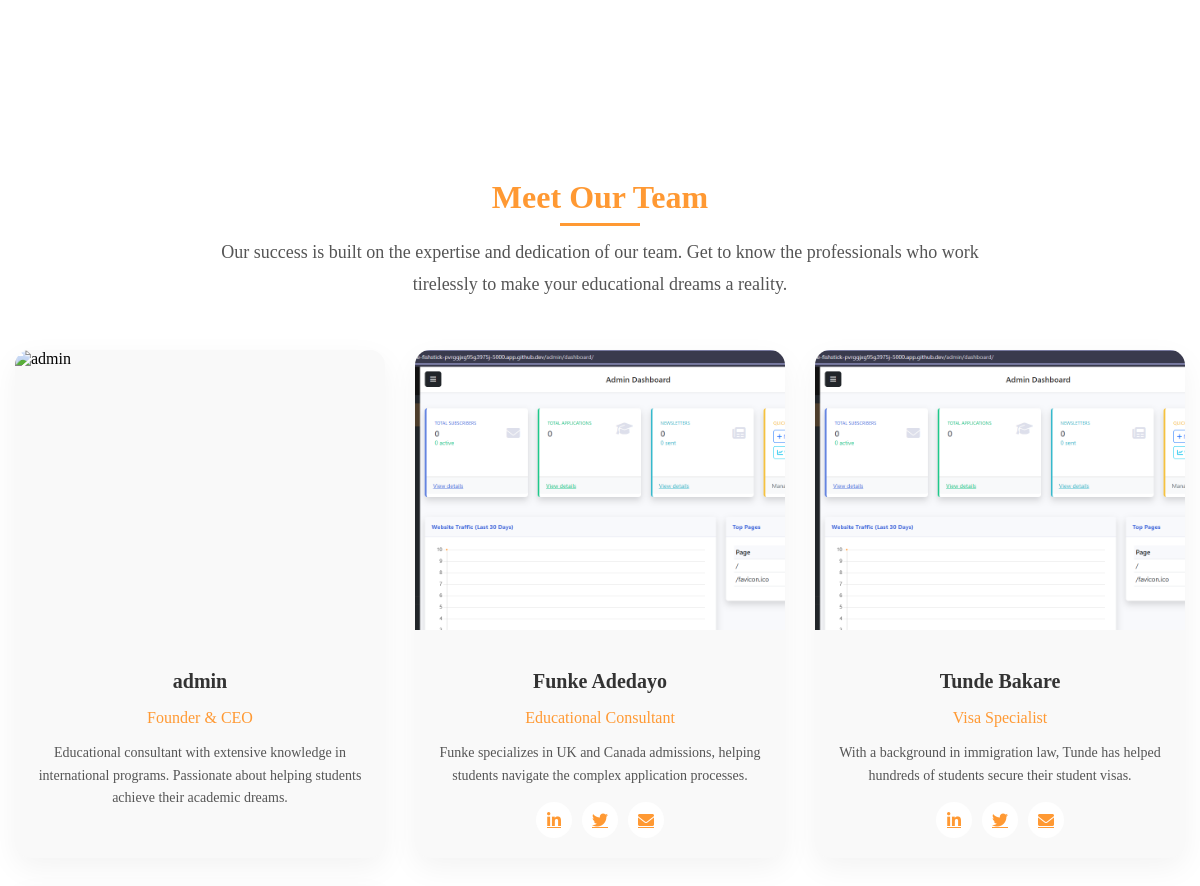
Before: /about (middle part) with the older database file.
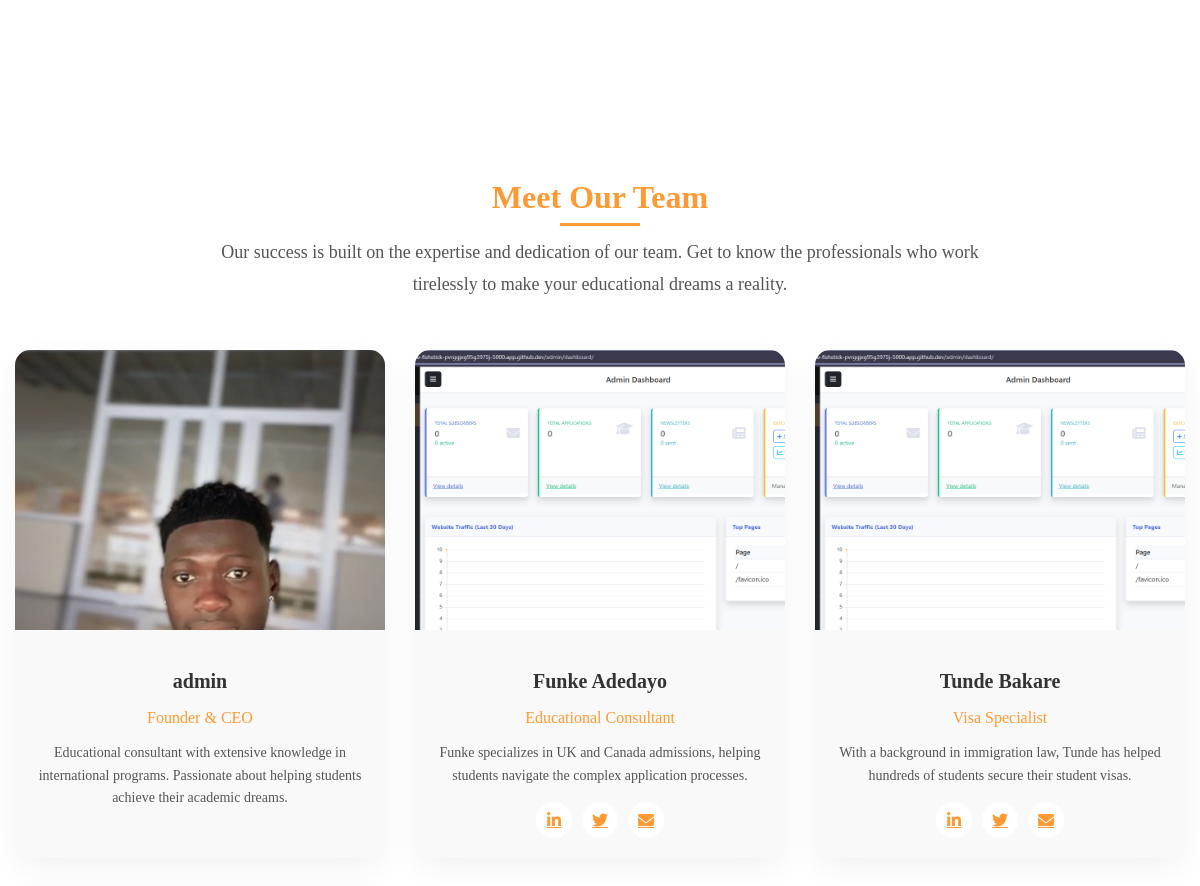
After: the same page with the newer database file.
### models.py (models this page shows, shortened)
class User(db.Model, UserMixin):
    __tablename__ = 'users'
    __table_args__ = {'extend_existing': True}
    id = db.Column(db.Integer, primary_key=True)
    username = db.Column(db.String(64), unique=True, nullable=False)
    email = db.Column(db.String(120), unique=True, nullable=False)
    password_hash = db.Column(db.String(256), nullable=False)
    is_admin = db.Column(db.Boolean, default=False, nullable=False)
    created_at = db.Column(db.DateTime, default=datetime.utcnow)
    last_login = db.Column(db.DateTime, nullable=True)
    password_changed = db.Column(db.Boolean, default=False, nullable=False)
    profile_image_file = db.Column(db.String(200), nullable=True)  # Added field for profile picture
    linkedin_url = db.Column(db.String(255), nullable=True)
    twitter_url = db.Column(db.String(255), nullable=True)
    instagram_url = db.Column(db.String(255), nullable=True)
    facebook_url = db.Column(db.String(255), nullable=True) # Added Facebook as well

### routes/main.py (the view)
@main.route('/about')
def about():
    admin_user = User.query.filter_by(is_admin=True).first()
    return render_template('about.html', admin_user=admin_user)

### templates/about.html (shortened to what this page needs)
{% extends "base.html" %}
{% block content %}
<section class="about-section">
</section>
<section class="team-section">
    <div class="container">
        <div class="team-header" data-aos="fade-up">
            <h2>Meet Our Team</h2>
            <p>Our success is built on the expertise and dedication of our team. Get to know the professionals who work tirelessly to make your educational dreams a reality.</p>
        </div>
        <div class="team-grid">
            {% if admin_user %}
            <div class="team-member" data-aos="fade-up" data-aos-delay="100">
                <div class="member-image">
                    {% if admin_user.profile_image_file %}
                        <img src="{{ url_for('main.uploaded_file', subpath=admin_user.profile_image_file) }}" alt="{{ admin_user.username }}" onerror="this.src='{{ url_for('static', filename='images/default_avatar.png') }}';">
                    {% else %}
                        <img src="{{ url_for('static', filename='images/default_avatar.png') }}" alt="Default Avatar">
                    {% endif %}
                </div>
                <div class="member-details">
                    <h3 class="member-name">{{ admin_user.username }}</h3>
                    <p class="member-position">Founder & CEO</p>
                    <p class="member-bio">Educational consultant with extensive knowledge in international programs. Passionate about helping students achieve their academic dreams.</p>
                </div>
            </div>
            {% endif %}
            <div class="team-member" data-aos="fade-up" data-aos-delay="200">
                <div class="member-image">
                    <img src="{{ url_for('static', filename='images/team/team2.jpg') }}" alt="Team Member" onerror="this.src='{{ url_for('static', filename='images/placeholder.jpg') }}'">
                </div>
                <div class="member-details">
                    <h3 class="member-name">Funke Adedayo</h3>
                    <p class="member-position">Educational Consultant</p>
                    <p class="member-bio">Funke specializes in UK and Canada admissions, helping students navigate the complex application processes.</p>
                    <div class="member-social">
                        <a href="#"><i class="fab fa-linkedin-in"></i></a>
                        <a href="#"><i class="fab fa-twitter"></i></a>
                        <a href="#"><i class="fas fa-envelope"></i></a>
                    </div>
                </div>
            </div>
            <div class="team-member" data-aos="fade-up" data-aos-delay="300">
                <div class="member-image">
                    <img src="{{ url_for('static', filename='images/team/team3.jpg') }}" alt="Team Member" onerror="this.src='{{ url_for('static', filename='images/placeholder.jpg') }}'">
                </div>
                <div class="member-details">
                    <h3 class="member-name">Tunde Bakare</h3>
                    <p class="member-position">Visa Specialist</p>
                    <p class="member-bio">With a background in immigration law, Tunde has helped hundreds of students secure their student visas.</p>
                    <div class="member-social">
                        <a href="#"><i class="fab fa-linkedin-in"></i></a>
                        <a href="#"><i class="fab fa-twitter"></i></a>
                        <a href="#"><i class="fas fa-envelope"></i></a>
                    </div>
                </div>
            </div>
        </div>
    </div>
</section>
{% endblock %}

### templates/base.html (shortened to what this page needs)
<!DOCTYPE html>
<html lang="en">
<head>
    <link rel="stylesheet" href="{{ url_for('static', filename='css/style.css') }}">
    <link rel="stylesheet" href="{{ url_for('static', filename='css/admission_form.css') }}">
    <link rel="stylesheet" href="{{ url_for('static', filename='css/subscribe.css') }}">
    <link rel="stylesheet" href="{{ url_for('static', filename='css/notification.css') }}">
    <link rel="stylesheet" href="https://cdnjs.cloudflare.com/ajax/libs/font-awesome/6.0.0/css/all.min.css">
    <link rel="stylesheet" href="https://cdnjs.cloudflare.com/ajax/libs/animate.css/4.1.1/animate.min.css">
    <link rel="stylesheet" href="https://cdnjs.cloudflare.com/ajax/libs/aos/2.3.4/aos.css">
</head>
<body>
    {% block content %}{% endblock %}
</body>
</html>

### static/css/style.css (style rules this page uses)
html, body { margin: 0; padding: 0; width: 100%; overflow-x: hidden; }
*, *::before, *::after { box-sizing: border-box; }
.container { width: 100%; max-width: 1200px; margin: 0 auto; padding: 0 15px; box-sizing: border-box; }
[data-aos] { opacity: 0; transition-property: transform, opacity; transition-duration: 0.8s; transition-timing-function: ease-in-out; }

### static/css/admission_form.css (style rules this page uses)
:root { --primary-color: #FF9933; --primary-glow: rgba(255, 153, 51, 0.4); --secondary-color: #207cca; --dark-bg: #000000; --dark-bg-lighter: #111111; --text-light: #ffffff; --text-muted: rgba(255, 255, 255, 0.7); --border-radius: 25px; --border-radius-sm: 15px; --input-bg: rgba(255, 255, 255, 0.1); --input-border: rgba(255, 255, 255, 0.2); --section-gradient: linear-gradient(145deg, rgba(0, 0, 0, 0.6), rgba(25, 25, 25, 0.8)); --button-gradient: linear-gradient(45deg, #FF8C00, #FFA533); --button-gradient-hover: linear-gradient(45deg, #FFA533, #FF8C00); --box-shadow: 0 8px 20px rgba(0, 0, 0, 0.2); --glow-effect: 0 0 15px var(--primary-glow); }

### templates/about.html (style rules this page uses)
.about-section { padding: 80px 0; }
.about-section:nth-child(odd) { background-color: #fff; }
.team-section { padding: 80px 0; background-color: #fff; }
.team-header { text-align: center; margin-bottom: 50px; }
.team-header h2 { color: #FF9933; font-size: 32px; margin-bottom: 20px; font-weight: 700; position: relative; display: inline-block; }
.team-header h2::after { content: ''; position: absolute; width: 80px; height: 3px; background-color: #FF9933; bottom: -10px; left: 50%; transform: translateX(-50%); }
.team-header p { max-width: 800px; margin: 0 auto; color: #555; font-size: 18px; line-height: 1.8; }
.team-grid { display: grid; grid-template-columns: repeat(auto-fill, minmax(280px, 1fr)); gap: 30px; }
.team-member { background-color: #f9f9f9; border-radius: 15px; overflow: hidden; box-shadow: 0 10px 30px rgba(0, 0, 0, 0.05); transition: transform 0.3s ease, box-shadow 0.3s ease; }
.member-image { height: 280px; overflow: hidden; }
.member-image img { width: 100%; height: 100%; object-fit: cover; transition: transform 0.5s ease; }
.member-details { padding: 20px; text-align: center; }
.member-name { color: #333; font-size: 20px; margin-bottom: 5px; font-weight: 600; }
.member-position { color: #FF9933; font-size: 16px; margin-bottom: 15px; }
.member-bio { color: #555; font-size: 14px; line-height: 1.6; margin-bottom: 15px; }
.member-social { display: flex; justify-content: center; gap: 10px; margin-top: 15px; }
.member-social a { width: 36px; height: 36px; border-radius: 50%; background-color: #fff; color: #FF9933; display: flex; align-items: center; justify-content: center; transition: all 0.3s ease; }

Changed rows visible on the page:
changed User "admin": profile_image_file: picture added
